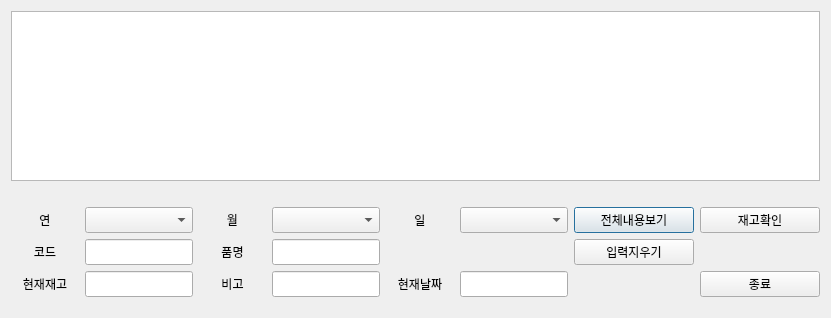
<?xml version="1.0" encoding="UTF-8"?>
<ui version="4.0">
 <class>DialogInventory</class>
 <widget class="QDialog" name="DialogInventory">
  <property name="geometry">
   <rect>
    <x>0</x>
    <y>0</y>
    <width>831</width>
    <height>318</height>
   </rect>
  </property>
  <property name="sizePolicy">
   <sizepolicy hsizetype="Expanding" vsizetype="Expanding">
    <horstretch>0</horstretch>
    <verstretch>0</verstretch>
   </sizepolicy>
  </property>
  <property name="windowTitle">
   <string>현재재고</string>
  </property>
  <layout class="QGridLayout" name="gridLayout_2">
   <item row="1" column="0">
    <layout class="QGridLayout" name="gridLayout">
     <item row="1" column="7">
      <spacer name="horizontalSpacer_2">
       <property name="orientation">
        <enum>Qt::Horizontal</enum>
       </property>
       <property name="sizeType">
        <enum>QSizePolicy::Fixed</enum>
       </property>
       <property name="sizeHint" stdset="0">
        <size>
         <width>120</width>
         <height>20</height>
        </size>
       </property>
      </spacer>
     </item>
     <item row="4" column="2">
      <widget class="QLabel" name="label_8">
       <property name="sizePolicy">
        <sizepolicy hsizetype="MinimumExpanding" vsizetype="MinimumExpanding">
         <horstretch>0</horstretch>
         <verstretch>0</verstretch>
        </sizepolicy>
       </property>
       <property name="text">
        <string>비고</string>
       </property>
       <property name="alignment">
        <set>Qt::AlignCenter</set>
       </property>
      </widget>
     </item>
     <item row="2" column="3">
      <widget class="QComboBox" name="cb_inventory_month">
       <property name="sizePolicy">
        <sizepolicy hsizetype="Expanding" vsizetype="Expanding">
         <horstretch>0</horstretch>
         <verstretch>0</verstretch>
        </sizepolicy>
       </property>
      </widget>
     </item>
     <item row="2" column="6">
      <widget class="QPushButton" name="pb_inventory_show">
       <property name="sizePolicy">
        <sizepolicy hsizetype="Expanding" vsizetype="Expanding">
         <horstretch>0</horstretch>
         <verstretch>0</verstretch>
        </sizepolicy>
       </property>
       <property name="text">
        <string>전체내용보기</string>
       </property>
      </widget>
     </item>
     <item row="4" column="0">
      <widget class="QLabel" name="label_3">
       <property name="sizePolicy">
        <sizepolicy hsizetype="MinimumExpanding" vsizetype="MinimumExpanding">
         <horstretch>0</horstretch>
         <verstretch>0</verstretch>
        </sizepolicy>
       </property>
       <property name="text">
        <string>현재재고</string>
       </property>
       <property name="alignment">
        <set>Qt::AlignCenter</set>
       </property>
      </widget>
     </item>
     <item row="1" column="6">
      <spacer name="horizontalSpacer">
       <property name="orientation">
        <enum>Qt::Horizontal</enum>
       </property>
       <property name="sizeType">
        <enum>QSizePolicy::Fixed</enum>
       </property>
       <property name="sizeHint" stdset="0">
        <size>
         <width>120</width>
         <height>20</height>
        </size>
       </property>
      </spacer>
     </item>
     <item row="2" column="0">
      <widget class="QLabel" name="label_5">
       <property name="text">
        <string>연</string>
       </property>
       <property name="alignment">
        <set>Qt::AlignCenter</set>
       </property>
      </widget>
     </item>
     <item row="4" column="1">
      <widget class="QLineEdit" name="entry_inventory_qty">
       <property name="sizePolicy">
        <sizepolicy hsizetype="MinimumExpanding" vsizetype="MinimumExpanding">
         <horstretch>0</horstretch>
         <verstretch>0</verstretch>
        </sizepolicy>
       </property>
      </widget>
     </item>
     <item row="3" column="2">
      <widget class="QLabel" name="label_2">
       <property name="sizePolicy">
        <sizepolicy hsizetype="MinimumExpanding" vsizetype="MinimumExpanding">
         <horstretch>0</horstretch>
         <verstretch>0</verstretch>
        </sizepolicy>
       </property>
       <property name="text">
        <string>품명</string>
       </property>
       <property name="alignment">
        <set>Qt::AlignCenter</set>
       </property>
      </widget>
     </item>
     <item row="3" column="6">
      <widget class="QPushButton" name="pb_inventory_clearinput">
       <property name="sizePolicy">
        <sizepolicy hsizetype="Expanding" vsizetype="Expanding">
         <horstretch>0</horstretch>
         <verstretch>0</verstretch>
        </sizepolicy>
       </property>
       <property name="text">
        <string>입력지우기</string>
       </property>
      </widget>
     </item>
     <item row="3" column="1">
      <widget class="QLineEdit" name="entry_inventory_id">
       <property name="sizePolicy">
        <sizepolicy hsizetype="MinimumExpanding" vsizetype="MinimumExpanding">
         <horstretch>0</horstretch>
         <verstretch>0</verstretch>
        </sizepolicy>
       </property>
      </widget>
     </item>
     <item row="3" column="0">
      <widget class="QLabel" name="label">
       <property name="sizePolicy">
        <sizepolicy hsizetype="MinimumExpanding" vsizetype="MinimumExpanding">
         <horstretch>0</horstretch>
         <verstretch>0</verstretch>
        </sizepolicy>
       </property>
       <property name="text">
        <string>코드</string>
       </property>
       <property name="alignment">
        <set>Qt::AlignCenter</set>
       </property>
      </widget>
     </item>
     <item row="2" column="1">
      <widget class="QComboBox" name="cb_inventory_year">
       <property name="sizePolicy">
        <sizepolicy hsizetype="Expanding" vsizetype="Expanding">
         <horstretch>0</horstretch>
         <verstretch>0</verstretch>
        </sizepolicy>
       </property>
      </widget>
     </item>
     <item row="2" column="7">
      <widget class="QPushButton" name="pb_inventory_asis">
       <property name="sizePolicy">
        <sizepolicy hsizetype="Expanding" vsizetype="Expanding">
         <horstretch>0</horstretch>
         <verstretch>0</verstretch>
        </sizepolicy>
       </property>
       <property name="text">
        <string>재고확인</string>
       </property>
      </widget>
     </item>
     <item row="4" column="7">
      <widget class="QPushButton" name="pb_inventory_cancel">
       <property name="sizePolicy">
        <sizepolicy hsizetype="Expanding" vsizetype="Expanding">
         <horstretch>0</horstretch>
         <verstretch>0</verstretch>
        </sizepolicy>
       </property>
       <property name="text">
        <string>종료</string>
       </property>
      </widget>
     </item>
     <item row="2" column="2">
      <widget class="QLabel" name="label_6">
       <property name="text">
        <string>월</string>
       </property>
       <property name="alignment">
        <set>Qt::AlignCenter</set>
       </property>
      </widget>
     </item>
     <item row="4" column="5">
      <widget class="QLineEdit" name="entry_inventory_datetime">
       <property name="sizePolicy">
        <sizepolicy hsizetype="MinimumExpanding" vsizetype="MinimumExpanding">
         <horstretch>0</horstretch>
         <verstretch>0</verstretch>
        </sizepolicy>
       </property>
       <property name="alignment">
        <set>Qt::AlignCenter</set>
       </property>
      </widget>
     </item>
     <item row="4" column="4">
      <widget class="QLabel" name="label_9">
       <property name="sizePolicy">
        <sizepolicy hsizetype="MinimumExpanding" vsizetype="MinimumExpanding">
         <horstretch>0</horstretch>
         <verstretch>0</verstretch>
        </sizepolicy>
       </property>
       <property name="text">
        <string>현재날짜</string>
       </property>
       <property name="alignment">
        <set>Qt::AlignCenter</set>
       </property>
      </widget>
     </item>
     <item row="1" column="0">
      <spacer name="verticalSpacer">
       <property name="orientation">
        <enum>Qt::Vertical</enum>
       </property>
       <property name="sizeHint" stdset="0">
        <size>
         <width>20</width>
         <height>10</height>
        </size>
       </property>
      </spacer>
     </item>
     <item row="5" column="3">
      <spacer name="verticalSpacer_2">
       <property name="orientation">
        <enum>Qt::Vertical</enum>
       </property>
       <property name="sizeHint" stdset="0">
        <size>
         <width>20</width>
         <height>10</height>
        </size>
       </property>
      </spacer>
     </item>
     <item row="3" column="3">
      <widget class="QLineEdit" name="entry_inventory_name">
       <property name="sizePolicy">
        <sizepolicy hsizetype="MinimumExpanding" vsizetype="MinimumExpanding">
         <horstretch>0</horstretch>
         <verstretch>0</verstretch>
        </sizepolicy>
       </property>
      </widget>
     </item>
     <item row="2" column="4">
      <widget class="QLabel" name="label_7">
       <property name="text">
        <string>     일     </string>
       </property>
       <property name="alignment">
        <set>Qt::AlignCenter</set>
       </property>
      </widget>
     </item>
     <item row="4" column="3">
      <widget class="QLineEdit" name="entry_inventory_remark">
       <property name="sizePolicy">
        <sizepolicy hsizetype="MinimumExpanding" vsizetype="MinimumExpanding">
         <horstretch>0</horstretch>
         <verstretch>0</verstretch>
        </sizepolicy>
       </property>
      </widget>
     </item>
     <item row="2" column="5">
      <widget class="QComboBox" name="cb_inventory_day">
       <property name="sizePolicy">
        <sizepolicy hsizetype="Expanding" vsizetype="Expanding">
         <horstretch>0</horstretch>
         <verstretch>0</verstretch>
        </sizepolicy>
       </property>
      </widget>
     </item>
     <item row="0" column="0" colspan="8">
      <widget class="QTableView" name="tv_inventory">
       <property name="sizePolicy">
        <sizepolicy hsizetype="Expanding" vsizetype="Expanding">
         <horstretch>0</horstretch>
         <verstretch>1</verstretch>
        </sizepolicy>
       </property>
      </widget>
     </item>
    </layout>
   </item>
  </layout>
 </widget>
 <resources/>
 <connections/>
</ui>
